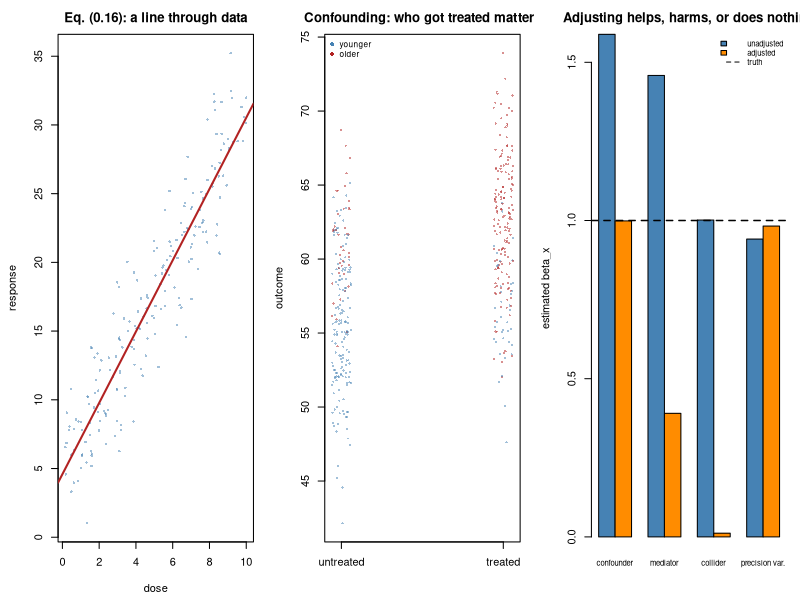

Source code (R):
## ---- chunk 1
MODULE_NAME <- "F6_connecting_variables"
OUT <- file.path(Sys.getenv("STATS_OUT", unset = "results"), MODULE_NAME)
dir.create(OUT, recursive = TRUE, showWarnings = FALSE)
header <- function(txt) cat("\n", strrep("=", 72), "\n", txt, "\n",
                            strrep("=", 72), "\n", sep = "")
set.seed(106)
## ---- chunk 2
header("1. Fitting a line, and what the numbers mean")
TRUE_B0 <- 5; TRUE_B1 <- 2.5; NOISE <- 3
n <- 200
dose <- runif(n, 0, 10)
response <- TRUE_B0 + TRUE_B1*dose + rnorm(n, 0, NOISE)
fit <- lm(response ~ dose)
cs <- coef(summary(fit))
b0 <- cs["(Intercept)", "Estimate"]; b1 <- cs["dose", "Estimate"]
se1 <- cs["dose", "Std. Error"]
cat(sprintf("  %-36s%10s%11s%9s\n", "quantity", "truth", "estimate", "SE"))
cat(sprintf("  %-36s%10.2f%11.3f%9.3f\n", "intercept  beta_0", TRUE_B0, b0,
            cs["(Intercept)", "Std. Error"]))
cat(sprintf("  %-36s%10.2f%11.3f%9.3f\n", "slope      beta_1", TRUE_B1, b1, se1))
cat(sprintf("  %-36s%10.2f%11.3f\n", "residual SD (the noise)", NOISE, sigma(fit)))
cat(sprintf("
  How to read them:

    beta_0 = %.2f  the predicted response when dose = 0. Often meaningless on
                  its own (nobody gives a dose of 0), but the line has to
                  start somewhere.

    beta_1 = %.2f  THE ANSWER. Increase the dose by one unit and the response
                  goes up by about %.2f. This is the slope, and in almost every
                  analysis in this course the estimate you care about is a
                  slope like this one.

    residual   what the model failed to explain. Every observation sits some
               distance off the line; those distances are the epsilon in
               eq. (0.16), and their spread is what all your standard errors
               are built from.

  And the interval, exactly as in F5:
    95%% CI for the slope = %.3f +/- 1.96 x %.3f
                         = (%.3f, %.3f)\n",
  b0, b1, b1, b1, se1, b1 - 1.96*se1, b1 + 1.96*se1))
## ---- chunk 3
header("2. The same answer, three different names")
g0 <- rnorm(30, 10, 2); g1 <- rnorm(30, 12, 2)
df <- data.frame(y = c(g0, g1),
                 group = factor(rep(c("control", "drug"), each = 30),
                                levels = c("control", "drug")))
tt <- t.test(g1, g0, var.equal = TRUE)
lmfit <- lm(y ~ group, df)
av <- anova(lmfit)
cat(sprintf("  %-34s%12s%14s\n", "method", "estimate", "p-value"))
cat(sprintf("  %-34s%12.4f%14.6f\n", "two-sample t-test", mean(g1) - mean(g0),
            tt$p.value))
cat(sprintf("  %-34s%12.4f%14.6f\n", "linear model  y ~ group",
            coef(lmfit)["groupdrug"], coef(summary(lmfit))["groupdrug", "Pr(>|t|)"]))
cat(sprintf("  %-34s%12s%14.6f\n", "one-way ANOVA", "", av[["Pr(>F)"]][1]))
cat(sprintf("\n  t statistic from the t-test : %.6f\n", tt$statistic))
cat(sprintf("  t statistic from the model  : %.6f\n",
            coef(summary(lmfit))["groupdrug", "t value"]))
cat("
  Identical to six decimal places, because they are the same calculation.

  The trick is how a categorical predictor enters the equation: R turns the
  factor into a 0/1 column ('groupdrug'), so beta_1 is the difference between
  the group means, and testing beta_1 = 0 IS the t-test.

  This is why Topic 11 calls the linear model 'the core framework'. Learning
  twenty named tests is memorisation. Learning eq. (0.16) and how each kind of
  predictor and outcome plugs into it is understanding:

    binary predictor       -> t-test
    categorical predictor  -> ANOVA
    continuous predictor   -> regression
    several predictors     -> multiple regression / ANCOVA
    binary OUTCOME         -> logistic regression      (Topic 13)
    count OUTCOME          -> Poisson / neg. binomial  (Topic 13)
    grouped observations   -> mixed model              (Topic 14)
    time-to-event OUTCOME  -> Cox regression           (Topic 28)\n")
## ---- chunk 4
header("3. Holding other things fixed")
n <- 400
age <- rnorm(n, 60, 10)
## Treatment is given more often to older patients - so age is a CONFOUNDER.
treated <- rbinom(n, 1, plogis((age - 60)/5))
TRUE_TREAT_EFFECT <- -2
outcome <- 30 + TRUE_TREAT_EFFECT*treated + 0.5*age + rnorm(n, 0, 3)
d <- data.frame(age, treated, outcome)
m_crude <- lm(outcome ~ treated, d)
m_adj <- lm(outcome ~ treated + age, d)
cat(sprintf("  TRUE treatment effect = %+.2f\n\n", TRUE_TREAT_EFFECT))
cat(sprintf("  %-36s%24s%10s\n", "model", "treatment coefficient", "bias"))
cat(sprintf("  %-36s%24.3f%+10.3f\n", "outcome ~ treated",
            coef(m_crude)["treated"], coef(m_crude)["treated"] - TRUE_TREAT_EFFECT))
cat(sprintf("  %-36s%24.3f%+10.3f\n", "outcome ~ treated + age",
            coef(m_adj)["treated"], coef(m_adj)["treated"] - TRUE_TREAT_EFFECT))
cat("
  The crude comparison has the WRONG SIGN: a drug that helps appears to harm,
  because the people who got it were older, and age drives the outcome.

  Adding age to the model recovers the truth. 'beta_treated, adjusting for
  age' means: among patients OF THE SAME AGE, what is the difference? That is
  what 'holding other predictors fixed' buys you, and it is the entire
  mechanism of confounder control.

  The crude comparison is not badly ESTIMATED - its standard error is small
  and its p-value is tiny. It is precisely and confidently wrong, which is the
  dangerous kind of wrong (F1, section 4).\n")
## ---- chunk 5
header("4. Confounder, mediator, collider, precision variable")
N <- 4000
TRUE_EFFECT <- 1
results <- list()
## CONFOUNDER: Z causes both X and Y
z <- rnorm(N); x <- 0.9*z + rnorm(N); y <- TRUE_EFFECT*x + 1.2*z + rnorm(N)
results[["confounder"]] <- list("Z -> X and Z -> Y", x, y, z, "ADJUST")
## MEDIATOR: X causes M, M causes Y (M is on the causal path)
x <- rnorm(N); m <- 1.1*x + rnorm(N); y <- 0.4*x + 1.0*m + rnorm(N)
results[["mediator"]] <- list("X -> M -> Y", x, y, m, "DO NOT")
## COLLIDER: X and Y both cause C
x <- rnorm(N); y <- TRUE_EFFECT*x + rnorm(N); cc <- 1.0*x + 1.0*y + rnorm(N)
results[["collider"]] <- list("X -> C <- Y", x, y, cc, "DO NOT")
## PRECISION VARIABLE: W causes Y only
x <- rnorm(N); w <- rnorm(N); y <- TRUE_EFFECT*x + 2.0*w + rnorm(N)
results[["precision var."]] <- list("W -> Y only", x, y, w, "ADJUST")
cat(sprintf("  %-16s%-20s%9s%9s%10s%9s%9s\n", "role", "structure", "unadj.",
            "(SE)", "adjusted", "(SE)", "verdict"))
for (role in names(results)) {
  r <- results[[role]]
  dd <- data.frame(x = r[[2]], y = r[[3]], z = r[[4]])
  un <- summary(lm(y ~ x, dd))$coefficients
  ad <- summary(lm(y ~ x + z, dd))$coefficients
  cat(sprintf("  %-16s%-20s%9.3f%9.3f%10.3f%9.3f%9s\n", role, r[[1]],
              un["x", 1], un["x", 2], ad["x", 1], ad["x", 2], r[[5]]))
}
cat(sprintf("
  The true X -> Y effect is %.1f in the confounder, collider and precision
  rows (the mediator row is deliberately different - see below).

  Read each row:

    CONFOUNDER      unadjusted is badly wrong; adjusting FIXES it.
                    -> you MUST adjust.

    MEDIATOR        unadjusted gives the TOTAL effect of X on Y (about 1.5:
                    the direct 0.4 plus the 1.1 that flows through M).
                    Adjusting gives only the DIRECT effect (0.4), because you
                    have blocked the pathway through which the treatment
                    works. Neither is wrong - they answer different questions.
                    If you want 'does the drug help?', do NOT adjust.

    COLLIDER        unadjusted is CORRECT; adjusting BREAKS it, pushing the
                    estimate far from the truth. Conditioning on a common
                    effect makes its causes appear related when they are not.
                    -> you must NOT adjust.

    PRECISION VAR.  the estimate barely moves - no bias either way - but
                    compare the two SE columns: adjusting roughly HALVES the
                    standard error, because W explained a big chunk of the
                    noise in Y. Free precision. -> adjust.

  NOW THE POINT. Every one of those Z variables is strongly associated with Y.
  Every one improves the model fit. NOTHING IN THE DATA distinguishes them. A
  confounder and a collider are statistically indistinguishable.

  The distinction comes from knowing HOW THE DATA WERE GENERATED - from
  biology, and from the time order of events. That is why you draw the causal
  diagram BEFORE you fit, and why automatic variable selection cannot be a
  substitute for thinking.

  The one rule that is nearly always safe:
      NEVER adjust for anything measured AFTER the treatment,
  because such a variable is a mediator, or a collider, or both.\n", TRUE_EFFECT))
## ---- chunk 6
header("5. Every fit statistic says to include the collider")
x <- rnorm(N); y <- TRUE_EFFECT*x + rnorm(N); cc <- 1.0*x + 1.0*y + rnorm(N)
dd <- data.frame(x, y, c = cc)
m1 <- lm(y ~ x, dd); m2 <- lm(y ~ x + c, dd)
cat(sprintf("  %-22s%12s%12s%11s%10s%9s\n", "model", "R-squared", "AIC",
            "resid SD", "beta_x", "bias"))
for (nm in c("y ~ x", "y ~ x + c")) {
  m <- if (nm == "y ~ x") m1 else m2
  cat(sprintf("  %-22s%12.4f%12.1f%11.4f%10.3f%+9.3f\n", nm,
              summary(m)$r.squared, AIC(m), sigma(m), coef(m)["x"],
              coef(m)["x"] - TRUE_EFFECT))
}
cat(sprintf("\n  p-value for the collider term: %.3e\n",
            coef(summary(m2))["c", "Pr(>|t|)"]))
cat("
  The model with the collider has a higher R-squared, a much better AIC, a
  smaller residual SD, and an overwhelmingly significant coefficient.

  It is also the wrong answer.

  Every automatic model-selection procedure - stepwise regression, 'include
  anything with p < 0.1', minimise AIC - would choose it. Model fit measures
  how well you PREDICT y. It says nothing about whether beta_x means what you
  want it to mean. Prediction and causal estimation are different jobs
  (Topics 31 and 32), and a procedure tuned for one can be actively harmful
  for the other.\n")
## ---- chunk 7
header("6. Why randomisation is worth more than any analysis")
study <- function(randomised, reps = 800) {
  ests <- replicate(reps, {
    z_ <- rnorm(300)                                # a hidden common cause
    x_ <- if (randomised) rnorm(300) else 0.9*z_ + rnorm(300)
    y_ <- TRUE_EFFECT*x_ + 1.2*z_ + rnorm(300)
    coef(lm(y_ ~ x_))["x_"]
  })
  c(mean(ests), sd(ests))
}
for (lab in c("randomised experiment", "observational study")) {
  r <- study(lab == "randomised experiment")
  cat(sprintf("  %-28sestimate = %6.3f  (truth %.1f), SD across studies = %.3f\n",
              lab, r[1], TRUE_EFFECT, r[2]))
}
cat("
  In the randomised version, nothing can have caused both X and Y, because YOU
  caused X - with a coin flip. Confounding is eliminated BY DESIGN, and the
  crude comparison is already correct. No adjustment needed, no assumptions
  about which variables matter.

  In the observational version the estimate is badly biased, and no amount of
  data fixes it (F1, Problem 1). You can adjust for confounders you measured
  and thought of. You cannot adjust for the ones you did not.

  This is why one randomised experiment is worth a great deal more than a
  larger observational study, and why Topic 32 is mostly about what you must
  ASSUME when randomisation is impossible.\n")
## ---- chunk 8
png(file.path(OUT, "connecting_variables.png"), width = 1250, height = 430, res = 110)
par(mfrow = c(1, 3), mar = c(4.4, 4.4, 2.6, 1))
plot(dose, response, pch = 16, cex = 0.5, col = adjustcolor("steelblue", 0.5),
     xlab = "dose", ylab = "response", main = "Eq. (0.16): a line through data")
abline(fit, col = "firebrick", lwd = 2)
older <- d$age > median(d$age)
plot(jitter(d$treated, 0.3), d$outcome, pch = 16, cex = 0.45,
     col = adjustcolor(ifelse(older, "firebrick", "steelblue"), 0.5),
     xaxt = "n", xlab = "", ylab = "outcome",
     main = "Confounding: who got treated matters")
axis(1, 0:1, c("untreated", "treated"))
legend("topleft", c("younger", "older"), col = c("steelblue", "firebrick"),
       pch = 16, bty = "n", cex = 0.75)
un_v <- ad_v <- numeric(length(results))
for (i in seq_along(results)) {
  r <- results[[i]]; dd2 <- data.frame(x = r[[2]], y = r[[3]], z = r[[4]])
  un_v[i] <- coef(lm(y ~ x, dd2))["x"]; ad_v[i] <- coef(lm(y ~ x + z, dd2))["x"]
}
bp <- barplot(rbind(un_v, ad_v), beside = TRUE, names.arg = names(results),
              col = c("steelblue", "darkorange"), ylab = "estimated beta_x",
              main = "Adjusting helps, harms, or does nothing", cex.names = 0.7)
abline(h = TRUE_EFFECT, lty = 2, lwd = 1.5)
legend("topright", c("unadjusted", "adjusted", "truth"),
       fill = c("steelblue", "darkorange", NA), border = c(1, 1, NA),
       lty = c(NA, NA, 2), bty = "n", cex = 0.7)
invisible(dev.off())
cat("\nFigure written to", file.path(OUT, "connecting_variables.png"), "\n")
## ---- chunk 9

## ---- chunk 10

## ---- chunk 11
# cat(sprintf("  %-12s%9s%8s%15s%12s%11s\n", "noise SD", "slope", "SE",
#             "correlation r", "R-squared", "p"))
# for (noise in c(0.5, 2.0, 6.0, 20.0)) {
#   xx <- runif(300, 0, 10); yy <- 5 + 2.5*xx + rnorm(300, 0, noise)
#   f <- lm(yy ~ xx); cf <- coef(summary(f))
#   cat(sprintf("  %-12.1f%9.3f%8.3f%15.3f%12.3f%11.2e\n", noise,
#               cf["xx", 1], cf["xx", 2], cor(xx, yy), summary(f)$r.squared,
#               cf["xx", 4]))
# }
# cat(sprintf("\n  check: R-squared equals r^2 -> %.4f^2 = %.4f\n",
#             cor(xx, yy), cor(xx, yy)^2))
#
# ## The SLOPE stays near 2.5 in every row. It is the EFFECT SIZE: how much y
# ## changes per unit of x, in the units of the measurement. It does not care
# ## how noisy the data is.
# ##
# ## The CORRELATION and R-SQUARED collapse as noise grows. They measure how
# ## TIGHTLY the points hug the line - a mixture of the effect and the noise.
# ##
# ## So: report the SLOPE when you want to know how big the effect is, and the
# ## correlation when you want to know how predictable y is from x. A huge
# ## slope with r = 0.1 is a real, large effect that explains almost nothing;
# ## r = 0.9 with a tiny slope is a very predictable, biologically trivial
# ## relationship. Papers confuse these constantly. (Topic 10.)
## ---- chunk 12

## ---- chunk 13

## ---- chunk 14
# parts <- list()
# for (g in 0:3) {
#   base <- c(0, 6, 12, 18)[g + 1]
#   xg <- rnorm(150, base, 1.2)
#   yg <- 30 - 1.5*base + (-0.8)*(xg - base) + rnorm(150, 0, 1)
#   parts[[g + 1]] <- data.frame(x = xg, y = yg, g = paste0("g", g))
# }
# dp <- do.call(rbind, parts); dp$g <- factor(dp$g)
# cat(sprintf("  ignoring the group      : slope = %+.3f\n",
#             coef(lm(y ~ x, dp))["x"]))
# cat(sprintf("  adjusting for the group : slope = %+.3f\n",
#             coef(lm(y ~ x + g, dp))["x"]))
# cat("\n  slope computed separately inside each group:\n")
# for (gg in levels(dp$g))
#   cat(sprintf("    %s: %+.3f\n", gg, coef(lm(y ~ x, subset(dp, g == gg)))["x"]))
#
# ## The overall slope is POSITIVE. Every within-group slope is NEGATIVE. Both
# ## are correct descriptions of the same data - they answer different
# ## questions, and only one of them is usually the question you meant.
# ##
# ## This is Simpson's paradox, and it is confounding in its purest form: the
# ## group drives both x and y, so comparing across groups mixes the two.
# ##
# ## It is not a curiosity. It appears whenever you pool across batches,
# ## centres, cell types or donors - which in bioinformatics is always. It is
# ## why Topic 19 insists on modelling the batch, and why 'we combined the two
# ## cohorts to increase power' deserves a hard look.
## ---- chunk 15

## ---- chunk 16

## ---- chunk 17
# N2 <- 200000
# ## Two completely unrelated conditions in the general population.
# disease_a <- runif(N2) < 0.10
# disease_b <- runif(N2) < 0.10
# ## Either one makes admission more likely. Admission is the COLLIDER.
# admitted <- runif(N2) < (0.02 + 0.30*disease_a + 0.30*disease_b)
# assoc <- function(a, b) {
#   ## Odds ratio between two binary variables.
#   n11 <- sum(a & b); n10 <- sum(a & !b)
#   n01 <- sum(!a & b); n00 <- sum(!a & !b)
#   (n11*n00)/max(n10*n01, 1)
# }
# cat(sprintf("  %-34s%10s%20s\n", "population studied", "n", "odds ratio A vs B"))
# cat(sprintf("  %-34s%10s%20.3f\n", "everyone (the truth)",
#             format(N2, big.mark = ","), assoc(disease_a, disease_b)))
# cat(sprintf("  %-34s%10s%20.3f\n", "only hospitalised patients",
#             format(sum(admitted), big.mark = ","),
#             assoc(disease_a[admitted], disease_b[admitted])))
# cat(sprintf("  %-34s%10s%20.3f\n", "only NON-hospitalised people",
#             format(sum(!admitted), big.mark = ","),
#             assoc(disease_a[!admitted], disease_b[!admitted])))
#
# ## In the whole population the odds ratio is 1.0 - the diseases are
# ## unrelated, exactly as constructed. Among hospitalised patients it is well
# ## below 1, implying one disease PROTECTS against the other.
# ##
# ## The reason: if you are in hospital and you do not have disease A, you
# ## probably have B - that is why you are there. Conditioning on the common
# ## effect creates the association.
# ##
# ## This is Berkson's paradox, and it is not hypothetical. It contaminates any
# ## analysis restricted to a selected group: hospital records, patients who
# ## survived long enough to be biopsied, cells that passed a QC filter,
# ## samples with enough RNA to sequence. Whenever your sample was SELECTED on
# ## something your variables affect, ask whether you have conditioned on a
# ## collider.
